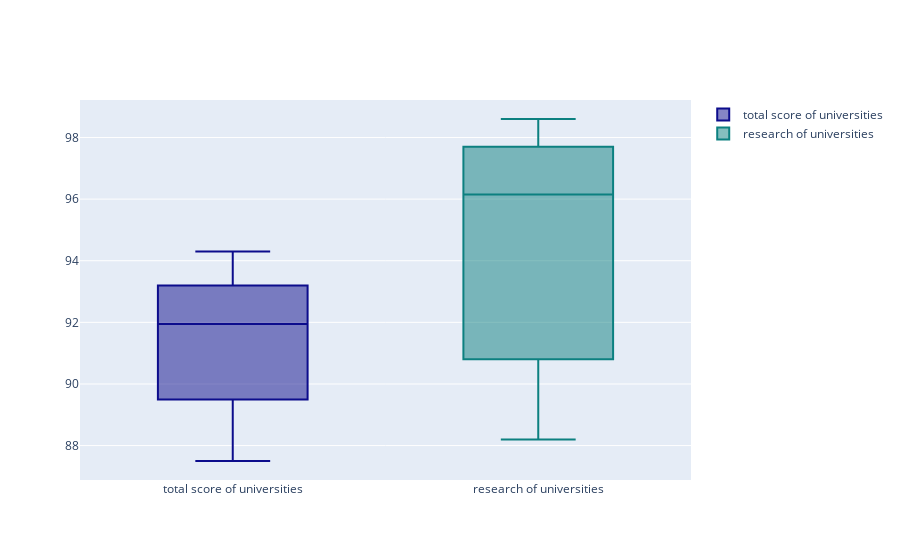

Notebook code for this chart:
### Code cell
#BOX PLOTS
x2015= timesData[timesData.year == 2015].iloc[:10,:]
trace0 = go.Box(
    y=x2015.total_score,
    name='total score of universities',
    marker={'color':'rgb(12,12,140)'}
)
trace1= go.Box(
    y=x2015.research,
    name='research of universities',
    marker={'color':'rgb(12,128,128)'}
)
data=[trace0,trace1]
iplot(data)

### Figure 1 — Plotly figure (JSON) as saved in the notebook; plotly's stock layout.template omitted (floating-point values rounded to 4 significant figures)
{"data": [{"marker": {"color": "rgb(12,12,140)"}, "name": "total score of universities", "type": "box", "y": ["94.3", "93.3", "93.2", "92.9", "92.0", "91.9", "90.9", "89.5", "87.5", "87.5"]}, {"marker": {"color": "rgb(12,128,128)"}, "name": "research of universities", "type": "box", "y": [98.1, 98.6, 97.7, 96.7, 95.6, 88.2, 94.7, 96.7, 88.3, 90.8]}], "layout": {}}
